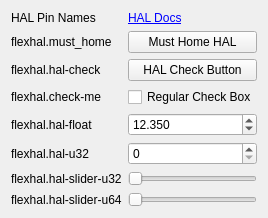
      <widget class="QWidget" name="tabWidget_3Page1">
       <attribute name="title">
        <string> HAL</string>
       </attribute>
       <layout class="QGridLayout" name="gridLayout_3">
        <item row="7" column="1">
         <widget class="QSlider" name="halslide">
          <property name="orientation">
           <enum>Qt::Horizontal</enum>
          </property>
          <property name="function" stdset="0">
           <string>hal_pin</string>
          </property>
          <property name="pin_name" stdset="0">
           <string>hal-slider-u32</string>
          </property>
          <property name="hal_type" stdset="0">
           <string>HAL_U32</string>
          </property>
         </widget>
        </item>
        <item row="7" column="0">
         <widget class="QLabel" name="label_8">
          <property name="text">
           <string>flexhal.hal-slider-u32</string>
          </property>
         </widget>
        </item>
        <item row="1" column="1">
         <widget class="QPushButton" name="must_home_btn">
          <property name="text">
           <string>Must Home HAL</string>
          </property>
          <property name="function" stdset="0">
           <string>hal_pin</string>
          </property>
          <property name="pin_name" stdset="0">
           <string>must_home</string>
          </property>
          <property name="all_homed" stdset="0">
           <bool>true</bool>
          </property>
         </widget>
        </item>
        <item row="0" column="0">
         <widget class="QLabel" name="label_19">
          <property name="text">
           <string>HAL Pin Names</string>
          </property>
         </widget>
        </item>
        <item row="2" column="0">
         <widget class="QLabel" name="label_3">
          <property name="text">
           <string>flexhal.hal-check</string>
          </property>
         </widget>
        </item>
        <item row="1" column="0">
         <widget class="QLabel" name="label_2">
          <property name="text">
           <string>flexhal.must_home</string>
          </property>
         </widget>
        </item>
        <item row="3" column="0">
         <widget class="QLabel" name="label_4">
          <property name="text">
           <string>flexhal.check-me</string>
          </property>
         </widget>
        </item>
        <item row="6" column="0">
         <widget class="QLabel" name="label_6">
          <property name="text">
           <string>flexhal.hal-u32</string>
          </property>
         </widget>
        </item>
        <item row="6" column="1">
         <widget class="QSpinBox" name="hal_seek_sb">
          <property name="maximum">
           <number>1000</number>
          </property>
          <property name="function" stdset="0">
           <string>hal_pin</string>
          </property>
          <property name="pin_name" stdset="0">
           <string>hal-u32</string>
          </property>
          <property name="hal_type" stdset="0">
           <string>HAL_U32</string>
          </property>
          <property name="hal_dir" stdset="0">
           <string>HAL_OUT</string>
          </property>
          <property name="required" stdset="0">
           <string>homed</string>
          </property>
         </widget>
        </item>
        <item row="2" column="1">
         <widget class="QPushButton" name="pushButton_5">
          <property name="text">
           <string>HAL Check Button</string>
          </property>
          <property name="checkable">
           <bool>true</bool>
          </property>
          <property name="function" stdset="0">
           <string>hal_pin</string>
          </property>
          <property name="pin_name" stdset="0">
           <string>hal-check</string>
          </property>
         </widget>
        </item>
        <item row="0" column="1">
         <widget class="QLabel" name="label_22">
          <property name="text">
           <string>&lt;a href=&quot;https://gnipsel.com/linuxcnc/flexgui/hal.html&quot;&gt;HAL Docs&lt;/a&gt;</string>
          </property>
          <property name="openExternalLinks">
           <bool>true</bool>
          </property>
         </widget>
        </item>
        <item row="3" column="1">
         <widget class="QCheckBox" name="checkBox">
          <property name="text">
           <string>Regular Check Box</string>
          </property>
          <property name="function" stdset="0">
           <string>hal_pin</string>
          </property>
          <property name="pin_name" stdset="0">
           <string>check-me</string>
          </property>
         </widget>
        </item>
        <item row="4" column="1">
         <widget class="QDoubleSpinBox" name="halfload">
          <property name="decimals">
           <number>3</number>
          </property>
          <property name="value">
           <double>12.350000000000000</double>
          </property>
          <property name="function" stdset="0">
           <string>hal_pin</string>
          </property>
          <property name="pin_name" stdset="0">
           <string>hal-float</string>
          </property>
          <property name="hal_type" stdset="0">
           <string>HAL_FLOAT</string>
          </property>
          <property name="hal_dir" stdset="0">
           <string>HAL_OUT</string>
          </property>
         </widget>
        </item>
        <item row="4" column="0">
         <widget class="QLabel" name="label_5">
          <property name="text">
           <string>flexhal.hal-float</string>
          </property>
         </widget>
        </item>
        <item row="8" column="0">
         <widget class="QLabel" name="label_9">
          <property name="text">
           <string>flexhal.hal-slider-u64</string>
          </property>
         </widget>
        </item>
        <item row="8" column="1">
         <widget class="QSlider" name="halslide_2">
          <property name="orientation">
           <enum>Qt::Horizontal</enum>
          </property>
          <property name="function" stdset="0">
           <string>hal_pin</string>
          </property>
          <property name="pin_name" stdset="0">
           <string>hal-slider-u64</string>
          </property>
          <property name="hal_type" stdset="0">
           <string>HAL_U64</string>
          </property>
         </widget>
        </item>
       </layout>
      </widget>
